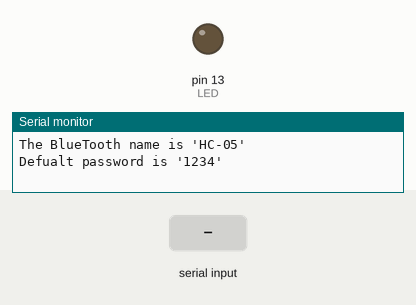
The sketch below on a simulated Arduino Uno, built with avr-gcc and run on an emulated ATmega328P. Shown: output pins drawn as LEDs (lit = HIGH), the last lines printed to the serial monitor. Inputs (shaded band) come from the test bench.

Above: at 1.2 s.
1.3 s: "1" received over the second serial link
At 2.5 s:
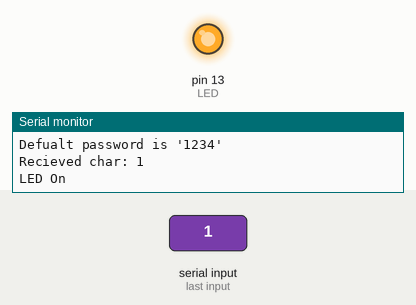
2.8 s: "0" received over the second serial link
At 3.8 s:
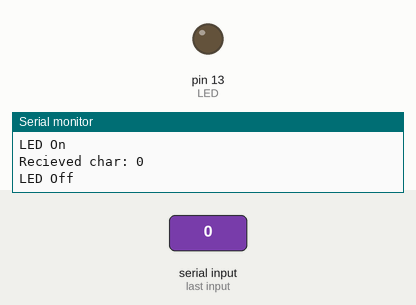
Timing chart, 0 to 5.8 s (numbered marks = the images above; inputs shaded):
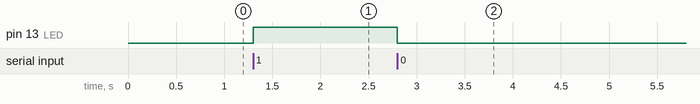

Measured:
- after the input at 1.3 s, pin 13 (LED): LOW → HIGH at once
- after the input at 2.8 s, pin 13 (LED): HIGH → LOW at once

The sketch:

bluetooth_MWP.ino
```cpp
// Tutorial: https://create.arduino.cc/projecthub/electropeak/getting-started-with-hc-05-bluetooth-module-arduino-e0ca81

#include <SoftwareSerial.h>

#define TX (9)
#define RX (8)
#define LED (13)

SoftwareSerial Blue(RX, TX);
char btChar;
bool btAvailable = false;

void setup() {
    Serial.begin(9600);
    Blue.begin(9600);
    // Blue.begin(38400);  // Baud Rate for AT-command Mode.
    Serial.println("The BlueTooth name is 'HC-05'\nDefualt password is '1234'");
    Blue.println("Connection estabilished");

    pinMode(LED, OUTPUT);

    // delay(20);
}

void loop() {
    // from bluetooth to Terminal.
    if (Blue.available()) {
        btChar = Blue.read();
        Serial.print("Recieved char: ");
        Serial.println(btChar);

        if (btChar == '1') {
            digitalWrite(LED, HIGH);
            Serial.println("LED On");
        } else if (btChar == '0') {
            digitalWrite(LED, LOW);
            Serial.println("LED Off");
        }
    }

    // from termial to bluetooth
    if (Serial.available()) {
        Blue.write(Serial.read());
    }
}
```
